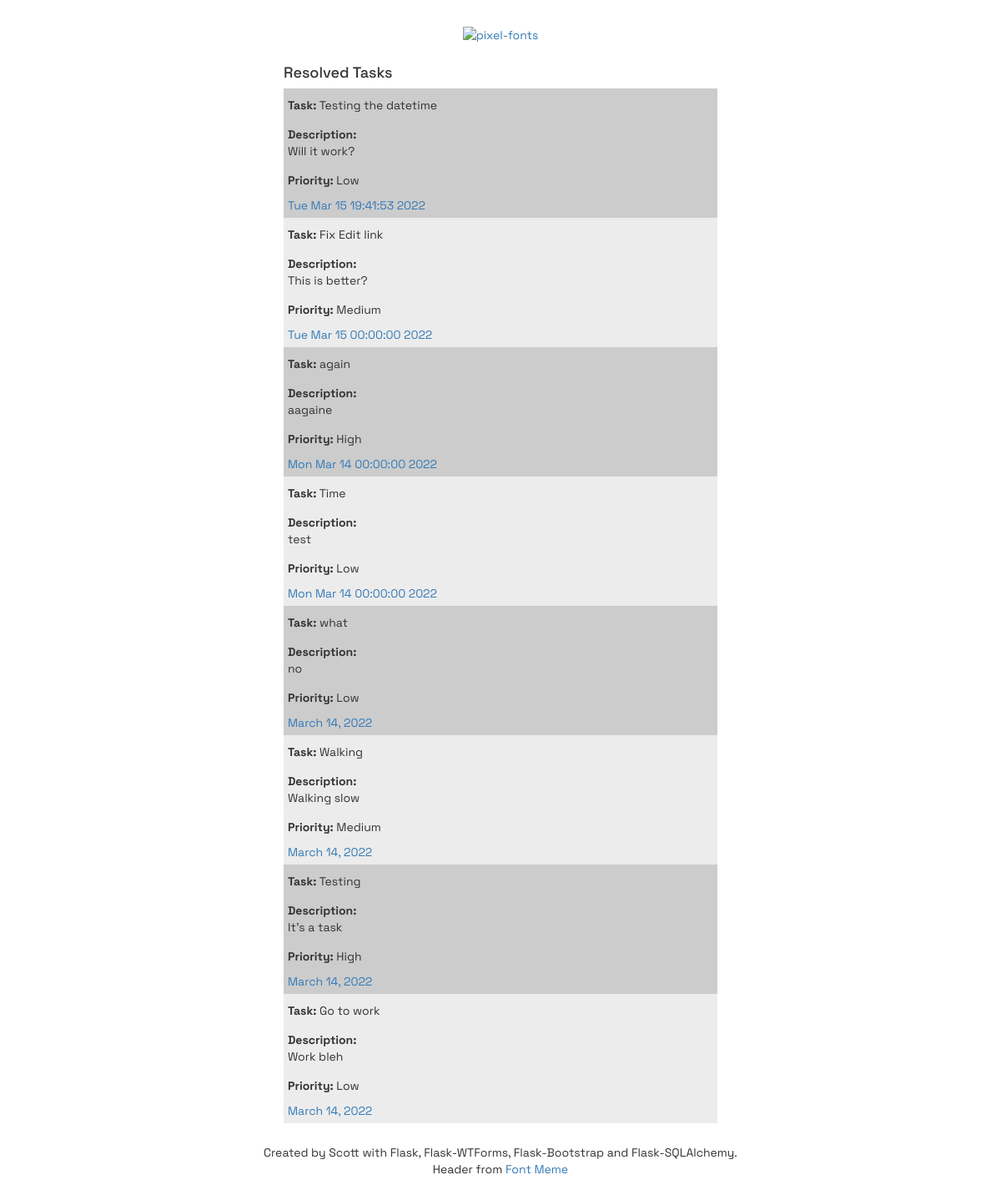
/resolved, run on the app's committed database.
### main.py (models this page shows)
class TodoApp(db.Model):
    id = db.Column(db.Integer, primary_key=True)
    title = db.Column(db.String(100))
    description = db.Column(db.String(500))
    priority = db.Column(db.String(25))
    date = db.Column(db.String(100))
    resolved = db.Column(db.Boolean())

### main.py (the view)
@app.route("/resolved")
def show_resolved():
    resolved_todos = TodoApp.query.filter(TodoApp.resolved == 1).all()
    return render_template("resolved.html", todos=resolved_todos)

### templates/resolved.html (shortened to what this page needs)
{% extends "bootstrap/base.html" %}
{% import "bootstrap/wtf.html" as wtf %}
{% block styles %}
{{super()}}
<link rel="stylesheet"
      href="{{url_for('.static', filename='styles.css')}}">
{% endblock %}
{% block content %}
<div class="top">
    <a href="{{ url_for('home')}}"><img src="https://fontmeme.com/permalink/220316/33e90c76948a1c1dd1694469604ba760.png" alt="pixel-fonts" border="0"></a>
</div>
<div class="container">
    <div class="row">
        <h4>Resolved Tasks</h4>
        {% for todo in todos|reverse %}
        <div class="square">
            <p><strong>Task:</strong> {{ todo.title }}</p>
            <p><strong>Description:</strong> <br> {{ todo.description }}</p>
            <p><strong>Priority:</strong> {{ todo.priority }}</p>
             <a title="task" href="#">{{ todo.date }}</a>
        </div>
        {% endfor %}
    </div>
</div>
<div class="top">
    <footer>Created by Scott with Flask, Flask-WTForms, Flask-Bootstrap and Flask-SQLAlchemy. Header from <a
            href="https://fontmeme.com/pixel-fonts/">Font Meme</a></footer>
</div>
{% endblock %}

### static/styles.css (style rules this page uses)
body { margin: 30px; font-family: 'Space Grotesk', sans-serif; }
.container { max-width: 500px; margin: 10px auto 20px auto; padding: 5px; }
.top { text-align: center; margin-top: 20px; width: 50%; margin: auto; }
a:link { text-decoration: none; }
p { padding-top: 5px; }
.square:nth-child(even) { background: #CCC }
.square:nth-child(odd) { background: #ECECEC }
.square { padding: 5px; }

### data on the page
TodoApp: title "Testing the datetime", description "Will it work?", priority "Low", date "Tue Mar 15 19:41:53 2022"
TodoApp: title "Fix Edit link", description "This is better?", priority "Medium", date "Tue Mar 15 00:00:00 2022"
TodoApp: title "again", description "aagaine", priority "High", date "Mon Mar 14 00:00:00 2022"
TodoApp: title "Time", description "test", priority "Low", date "Mon Mar 14 00:00:00 2022"
TodoApp: title "what", description "no", priority "Low", date "March 14, 2022"
TodoApp: title "Walking", description "Walking slow", priority "Medium", date "March 14, 2022"
TodoApp: title "Testing", description "It's a task", priority "High", date "March 14, 2022"
TodoApp: title "Go to work", description "Work bleh", priority "Low", date "March 14, 2022"
